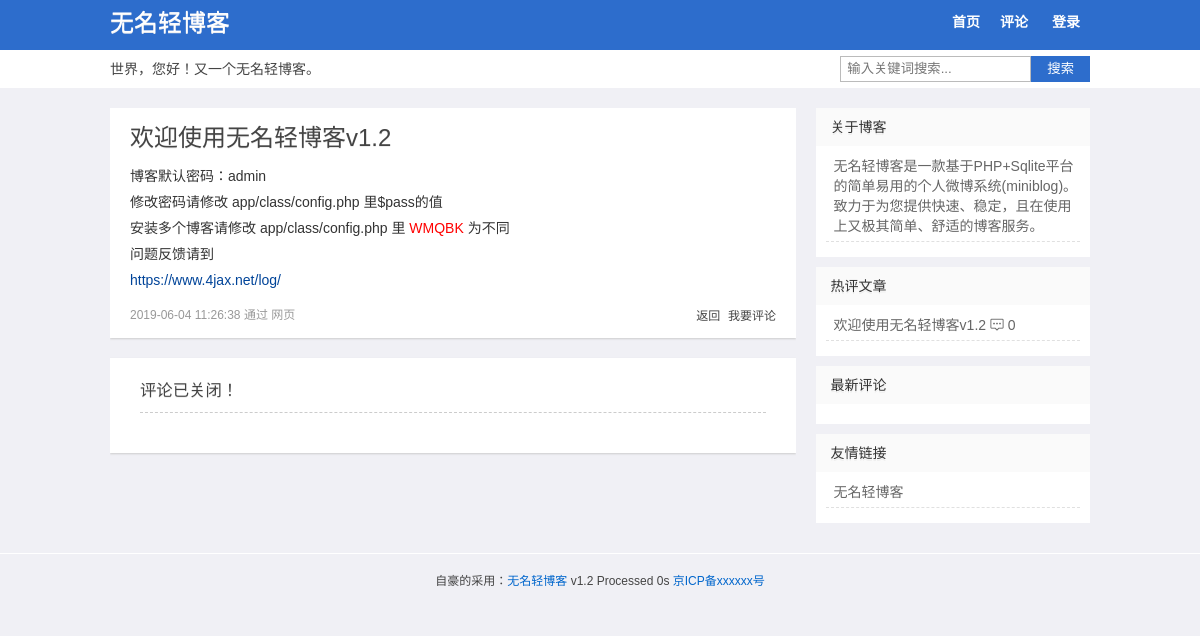
/index.php?act=pl&id=1, run on the app's committed database.
### tables this page shows
CREATE TABLE "Set" (id INT (1), webuser VARCHAR (10), webtitle VARCHAR (20), webdesc VARCHAR (255), plsh INT (1), rewrite INT (1), safecode INT (1), icp VARCHAR (20), webmenu TEXT);

CREATE TABLE Log (id INTEGER PRIMARY KEY AUTOINCREMENT, title VARCHAR (100), sum VARCHAR (200), content TEXT, pic VARCHAR (200), pics VARCHAR (500), fm VARCHAR (20), atime DATETIME DEFAULT (datetime('now', 'localtime')), ist INT (1) DEFAULT (0), num INTEGER DEFAULT (0), pass VARCHAR (32), hide INT (1) DEFAULT (0), lock INT (1) DEFAULT (0));

CREATE TABLE Wid (id INTEGER PRIMARY KEY AUTOINCREMENT, title VARCHAR (20), html TEXT, ord INT DEFAULT (1));

### index.php (called while the page is built, shortened)
<?php
$t1 = microtime(true);
require 'app/class/config.php';
$db = new DbHelpClass();
$act = isset($_GET['act']) ? $_GET['act'] : '';
$s = isset($_GET['s']) ? htmlspecialchars($_GET['s']) : '';
$id = isset($_GET['id']) ? intval($_GET['id']) : 0;
$file = self();
$wid = $db->getdata("select * from `Wid` order by ord");
switch ($act) {
    case 'pl':
        $rs = $db->getdata("select * from `Log` where id=:id", array(
            'id' => $id
        ));
        $v = $rs[0];
        $title = $v['title'] == '' ? mb_substr(strip_tags($v['sum']) , 0, 15, 'utf-8') : $v['title'];
        $tpl = 'view.php';
        break;
}
include 'assets/'.$template .'/'. $tpl;

### assets/qblog/right.php (the view)
<?php if(!defined('wmblog'))exit; ?><div id="sidebar">
     <div class="sidebar">
	  <?php foreach($wid as $v){?>
      <div class="widget">
        <h3><?php echo $v['title'];?></h3>
		<?php if($v['html']	==='topic'){?>
           <ul class="topic"><?php echo topic(10);?> </ul>
	    <?php }elseif ($v['html']	==='comment'){?>
           <ul class="comment"><?php echo comment(10);?></ul>
		<?php }else{?>
		  <ul><?php echo $v['html'];?></ul>
		<?php } ?>
      </div>
	 <?php } ?>
	 </div>
</div>

### assets/qblog/head.php (shortened to what this page needs)
<?php if(!defined('wmblog'))exit;?><!DOCTYPE HTML>
<html>
<head>
<link href="assets/<?php echo $template;?>/style.css" rel="stylesheet" type="text/css" />
<?php if($tpl=='view.php'){?>
<link href="assets/js/highlightjs/dark.css" rel="stylesheet" type="text/css" />
<?php }?>
</head>
<body>
<div id="wrap">
<div id="header">
  <div class="box-m">
    <div class="logo">
      <h2 id="title"><a href="./"><?php echo $webtitle;?></a></h2>
    </div>
    <div id="navigation">
      <ul id="nav">
		<?php
		echo $webmenu;
		if ($admin ==1) {?>
        <li><a href="<?php echo $file;?>?act=add" title="发布微博">发布</a></li>
		<li><a href="<?php echo $file;?>?act=set" title="设置微博">设置</a></li>
		<li><a href="<?php echo $file;?>?act=wid" title="设置边栏">边栏</a></li>
		<li><a href="<?php echo $file;?>?act=logout" title="退出">退出</a></li>
       <?php }else{ ?>
        <li><a href="<?php echo $file;?>?act=login" title="登陆到微博">登录</a></li>
	   <?php } ?>
      </ul>
    </div>
      </div>
	  <div class="other box-m">
	   <div class="desc"><?php echo $webdesc;?></div>
	   <form method="get" class="search-form" action="<?php echo $file;?>"> <input class="search-text" name="s" autocomplete="off" placeholder="输入关键词搜索..." required="required" type="text" value="<?php echo $s;?>"> <button class="search-submit" alt="搜索" type="submit">搜索</button></form>
	   </div>
</div>

### assets/qblog/view.php (shortened to what this page needs)
<?php include "head.php";?>
  <div id="content">
    <div id="main">
<div id="article">
<?php if ($v['title']<>"") echo '<h1>'.$title.'</h1>';?>
<div class="text"><?php  if($v['pass']==""){echo $v['content']; }else { echo '<p style="color:red;">这是一篇密码日志！</p><p><input placeholder="请输入密码..." name="pass" type="password" value="" id="password" class="search-text" /> <button class="search-submit" onclick="ckpass(\''.$v['id'].'\');" />确认</button></p>';}?></div>
<p class="time clb"><?php  echo $v['atime']?> 通过 <?php echo $v['fm']?> </p>
<p class="navPost">
</p></div>
   <div id="comments">
   <h3><?php if($v['lock']==1 || $v['hide']==1) {echo '评论已关闭！';} else {echo '共有'.$v['num'].'条评论！'; }?></h3>
    </div>
    </div>
    <?php include ("right.php");?>
  </div>
  </div>
<?php include "foot.php";?>
</body>
</html>

### assets/qblog/theme.php (shortened to what this page needs)
<?php
function topic($n){
	global $db;
	$str = '';
    $rs =  $db->getdata("select id,title,sum,num from `Log` where hide=0 order by num desc limit 0,$n");
	foreach($rs as $v){
		if(empty($v['title'])){
		  $title = mb_substr(strip_tags($v['sum']),0,14,'utf-8');
		  if(empty($title)) {$title = '#分享';}
		}else{
		   $title = $v['title'];
		}
	  $str .= '<li><a href="'. vurl($v['id']) .'">'.$title.'</a> <i class="iconfont">&#xe654;</i> '.$v['num'].'</li>';
	}
   return $str;
}
?>

### assets/qblog/foot.php (shortened to what this page needs)
<?php if(!defined('wmblog'))exit; ?><div id="footer">自豪的采用：<a href="http://www.4jax.net">无名轻博客</a> <?php echo VER;?>  Processed <?php $t2 = microtime(true); echo round($t2-$t1,3); ?>s <a href="http://www.miitbeian.gov.cn/" rel="nofollow" target="_blank"><?php echo $icp;?></a></div>

### assets/qblog/style.css (style rules this page uses)
body,h1,h2,h3,p,blockquote,dl,dt,dd,ul,ol,li,button,input,textarea { margin: 0; padding: 0 }
body { font: 14px/24px Microsoft YaHei,Tahoma,Arial; background: #f0f0f5; display: block; cursor: default; color: #444; -webkit-font-smoothing: antialiased }
.iconfont { font-family: "iconfont";font-size: 14px;font-style: normal; }
h1,h2,h3 { font-weight: 500;text-shadow: 0 1px 0 #EEE }
a { color: #444;text-decoration: none }
ol,ul,li { list-style: none }
input,textarea,button { outline: 0 }
input[type^="email"],input[type^="text"],input[type^="password"],textarea { border: 1px solid #bbb; }
input { vertical-align: middle }
*,::after,::before { box-sizing: border-box; }
.box-m { width: 980px;margin:0 auto;position:relative; }
.clb { clear:both }
#header { background:#2d6dcc;width: 100%;margin-bottom: 20px;position: relative;z-index: 100;border-bottom: 38px solid #FFF;height: 88px; }
#content { width: 980px;margin: 0 auto;overflow: hidden;padding-bottom: 20px; }
#main { width: 70%;float: left;overflow: hidden }
#sidebar { width: 28%;float: right;overflow: hidden }
#footer { text-align: center;font-size: 12px;padding: 15px 0;border-top: 1px solid #FFF; }
#header .logo { float: left;margin-top:10px;line-height: 26px;font-size: 14px;position: absolute }
#header .logo a { color: #fff;font-size:24px }
#navigation { position:absolute;right:0;top:10px; }
#nav { display:block; }
#nav li { list-style: none;padding: 0;margin: 0;display: inline }
#nav li { padding: 6px 10px; }
#nav li a { display: inline-block;color: #fff;text-decoration: none;font-size: 14px;font-weight: bold; }
.desc,.search-form { display: block;position: absolute;top: 50px;height: 38px;line-height: 38px; }
.desc { left:0; }
.search-form { right:0;padding:6px 0; }
.search-text { float: left;border-right: 0;padding: 0 6px;height: 26px;line-height: 26px;border-radius: 0; }
.search-submit { cursor: pointer;float: left;line-height: 26px;height: 26px;background: #2d6dcc;color: #FFF;padding: 0 16px;text-align: center;border-radius: 0;border: 0; }
.post_list .time,#article .time { font-size:12px;color:#999999;float:left }
.navPost { float:right; }
#article { margin-bottom: 20px;padding: 15px 20px 10px 20px;background-color: #FFF;box-shadow: 0 1px 2px 0 #CCC;overflow: hidden }
#article h1 { font-size:24px;line-height: 30px; }
.text { margin: 10px 0;color: #333;font-size: 14px;word-wrap:break-word; }
.text p { overflow: auto;padding-bottom:0px;line-height: 26px }
.text a { color: #049 }
.sidebar { box-shadow: 0 1px 2px #CCC;overflow: hidden; }
.widget { background-color: #FFF;margin-bottom: 10px;color: #666;overflow: hidden }
.widget a { color: #666 }
.widget h3 { padding: 0 15px;font-size: 14px;line-height: 38px;color: #333;font-size: 14px;text-shadow: 0 2px 0 #EEE;background: #fafafa; }
.widget ul { padding : 10px }
.widget li { line-height: 20px;padding: 0 0 5px 8px;margin-bottom: 5px;border-bottom: 1px dashed #e0e0e0 }
#comments { margin-bottom: 20px;padding: 20px 30px 10px 30px;background-color: #FFF;box-shadow: 0 1px 2px 0 #CCC;overflow: hidden }
#comments h3 { border-bottom: 1px dashed #CCC;padding: 0 0 10px 0; }
.comment { overflow: hidden; }
#footer a { color: #06C }

### data on the page
set: webtitle "无名轻博客", webmenu "首页 评论", webdesc "世界，您好！又一个无名轻博客。", icp "京ICP备xxxxxx号"
log: title "欢迎使用无名轻博客v1.2", content "博客默认密码：admin 修改密码请修改 app/class/config.php 里$pass的值 安装多个博客请修改 app/class/config.php 里 WMQBK 为不同 问题反馈请到 https://www.4jax.net/log/", atime "2019-06-04 11:26:38", fm "网页", num "0"
wid: title "关于博客", html "无名轻博客是一款基于PHP+Sqlite平台的简单易用的个人微博系统(miniblog)。致力于为您提供快速、稳定，且在使用上又极其简单、舒适的博客服务。"
wid: title "热评文章"
wid: title "最新评论"
wid: title "友情链接", html "无名轻博客"

### other printed values
VER "v1.2"
